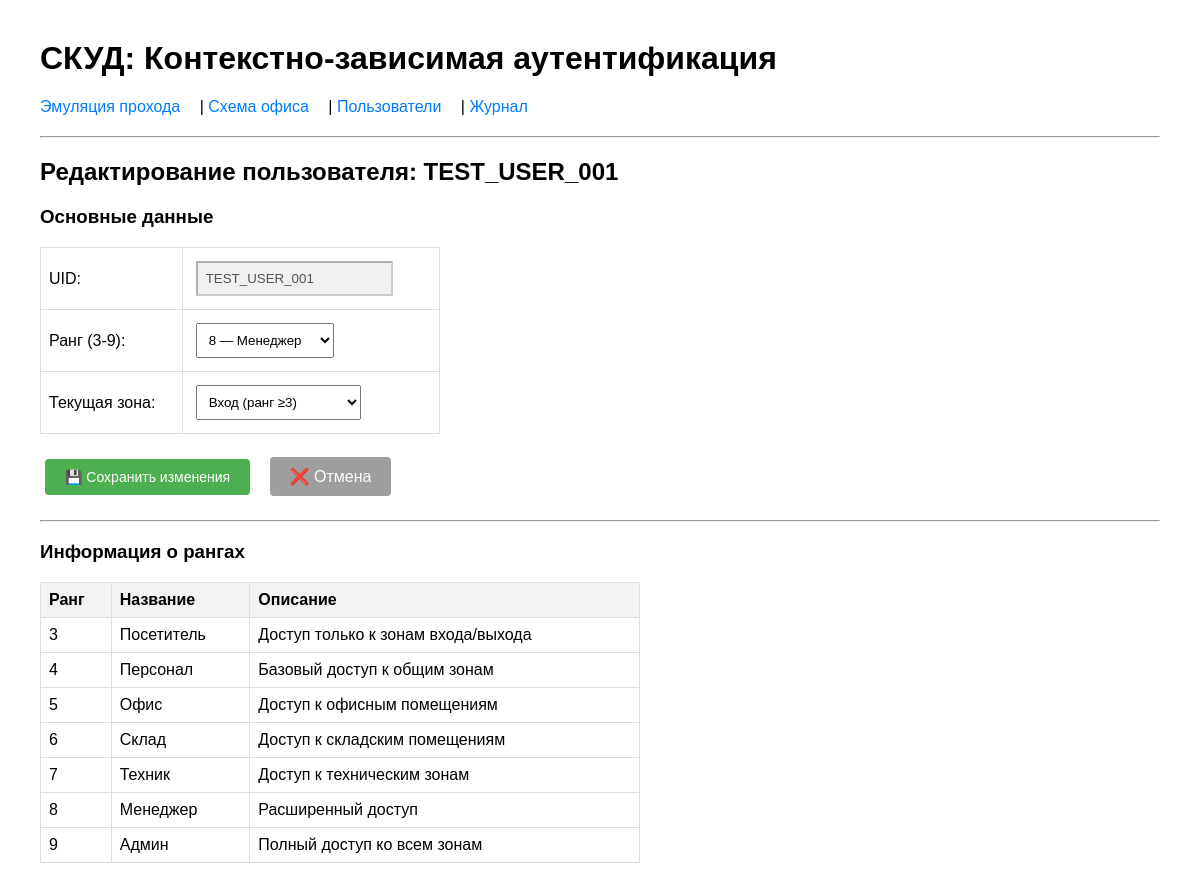
Page /edit_user/TEST_USER_001 on the committed database.
### tables this page shows
CREATE TABLE users (
            uid TEXT PRIMARY KEY,
            rank INTEGER NOT NULL,
            secret_key BLOB NOT NULL,
            current_zone INTEGER NOT NULL DEFAULT 0
        );

CREATE TABLE zones (
            id INTEGER PRIMARY KEY,
            name TEXT NOT NULL,
            is_exit INTEGER NOT NULL DEFAULT 0,
            required_rank INTEGER NOT NULL DEFAULT 3
        );

### app.py (the view, shortened to what this page needs)
@app.route('/edit_user/<uid>', methods=['GET', 'POST'])
def edit_user_route(uid):
    user = get_user_by_uid(uid)
    if not user:
        flash(f"Пользователь {uid} не найден", "error")
        return redirect(url_for('users'))
    zones_info = get_zones_info()
    return render_template('edit_user.html', user=user, zones=zones_info)

### database.py (called while the page is built)
def get_connection():
    conn = sqlite3.connect(DB_PATH)
    conn.row_factory = sqlite3.Row
    conn.execute("PRAGMA foreign_keys = ON")
    return conn

def get_zones_info():
    conn = get_connection()
    cursor = conn.cursor()
    cursor.execute("SELECT id, name, is_exit, required_rank FROM zones")
    zones = {
        row['id']: {
            'name': row['name'],
            'is_exit': bool(row['is_exit']),
            'required_rank': row['required_rank']
        }
        for row in cursor.fetchall()
    }
    conn.close()
    return zones

def get_user_by_uid(uid: str):
    conn = get_connection()
    conn.row_factory = sqlite3.Row
    cursor = conn.cursor()
    cursor.execute("SELECT * FROM users WHERE uid = ?", (uid,))
    user = cursor.fetchone()
    conn.close()
    return user

### templates/edit_user.html (shortened to what this page needs)
{% extends "base.html" %}
{% block content %}
<h2>Редактирование пользователя: {{ user.uid }}</h2>
<form method="POST" action="/edit_user/{{ user.uid }}">
    <h3>Основные данные</h3>
    <table style="width: 400px;">
        <tr>
            <td><label>UID:</label></td>
            <td><input type="text" value="{{ user.uid }}" disabled style="background: #f0f0f0;"></td>
        </tr>
        <tr>
            <td><label>Ранг (3-9):</label></td>
            <td>
                <select name="rank">
                    {% for r in range(3, 10) %}
                    <option value="{{ r }}" {% if r == user.rank %}selected{% endif %}>
                        {{ r }} — {% if r == 3 %}Посетитель{% elif r == 4 %}Персонал{% elif r == 5 %}Офис{% elif r == 6 %}Склад{% elif r == 7 %}Техник{% elif r == 8 %}Менеджер{% else %}Админ{% endif %}
                    </option>
                    {% endfor %}
                </select>
            </td>
        </tr>
        <tr>
            <td><label>Текущая зона:</label></td>
            <td>
                <select name="current_zone">
                    {% for zone_id, zone_data in zones.items() %}
                    <option value="{{ zone_id }}" {% if zone_id == user.current_zone %}selected{% endif %}>
                        {{ zone_data.name }} (ранг ≥{{ zone_data.required_rank }})
                    </option>
                    {% endfor %}
                </select>
            </td>
        </tr>
    </table>
    <div style="margin-top: 20px;">
        <button type="submit"
                style="padding: 10px 20px; background: #4caf50; color: white; border: none; border-radius: 4px; cursor: pointer; font-size: 14px;">
            💾 Сохранить изменения
        </button>
        <a href="/users"
           style="display: inline-block; padding: 10px 20px; background: #9e9e9e; color: white; text-decoration: none; border-radius: 4px; margin-left: 10px;">
            ❌ Отмена
        </a>
    </div>
</form>
<hr>
<h3>Информация о рангах</h3>
<table style="width: 100%; max-width: 600px;">
    <tr><th>Ранг</th><th>Название</th><th>Описание</th></tr>
    <tr><td>3</td><td>Посетитель</td><td>Доступ только к зонам входа/выхода</td></tr>
    <tr><td>4</td><td>Персонал</td><td>Базовый доступ к общим зонам</td></tr>
    <tr><td>5</td><td>Офис</td><td>Доступ к офисным помещениям</td></tr>
    <tr><td>6</td><td>Склад</td><td>Доступ к складским помещениям</td></tr>
    <tr><td>7</td><td>Техник</td><td>Доступ к техническим зонам</td></tr>
    <tr><td>8</td><td>Менеджер</td><td>Расширенный доступ</td></tr>
    <tr><td>9</td><td>Админ</td><td>Полный доступ ко всем зонам</td></tr>
</table>
{% endblock %}

### templates/base.html (style rules this page uses)
body { font-family: Arial, sans-serif; margin: 40px; }
form { margin: 20px 0; }
input, select, button { padding: 8px; margin: 5px; }
table { border-collapse: collapse; width: 100%; }
th, td { border: 1px solid #ddd; padding: 8px; text-align: left; }
th { background-color: #f2f2f2; }

### rows in the picture
users: uid "TEST_USER_001", rank "8 — Менеджер", current_zone "Вход (ранг ≥3)"
